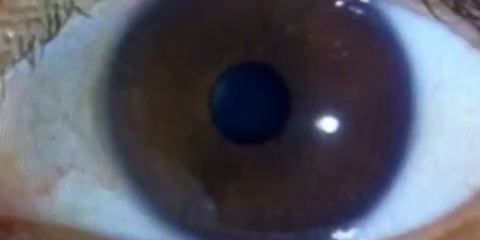
#> input picture frame 33 of IMPACT-WebApp-Deployment/static/Pupil_Input_Videos/APKTest03_Elina.mp4, 480 x 240 px
$ python Histogram_Plotting.py
#> lines starting #> are read from the running program, lines starting #| are printed output that depends on the picture
import numpy as np
import matplotlib.pyplot as plt
import cv2

capture = cv2.VideoCapture('./static/Pupil_Input_Videos/APKTest03_Elina.mp4')

color = 'rgb'
bins = 16
resizeWidth = 480

fig, ax = plt.subplots()
if color == 'rgb':
    ax.set_title('Histogram (RGB)')
else:
    ax.set_title('Histogram (grayscale)')
ax.set_xlabel('Bin')
ax.set_ylabel('Frequency')


# Initialize plot line object(s). Turn on interactive plotting and show plot.
lw = 3
alpha = 0.5
if color == 'rgb':
    lineR, = ax.plot(np.arange(bins), np.zeros((bins,)), c='r', lw=lw, alpha=alpha)
    lineG, = ax.plot(np.arange(bins), np.zeros((bins,)), c='g', lw=lw, alpha=alpha)
    lineB, = ax.plot(np.arange(bins), np.zeros((bins,)), c='b', lw=lw, alpha=alpha)
else:
    lineGray, = ax.plot(np.arange(bins), np.zeros((bins, 1)), c='k', lw=lw)
ax.set_xlim(0, bins-1)
ax.set_ylim(0, 1)
plt.ion()
plt.show()
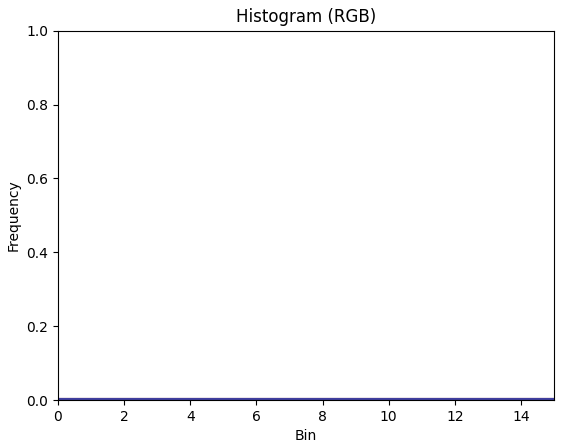
#> figure drawn by matplotlib, 1 panel


# Grab, process, and display video frames. Update plot line object(s).
while True:
    (grabbed, frame) = capture.read()
#> frame is the input picture: shape (240, 480, 3); mean B, G, R 102.2, 90.1, 87.4

    if not grabbed:
        break

    # Resize frame to width, if specified.
    if resizeWidth > 0:
        (height, width) = frame.shape[:2]
#> height = 240; width = 480
        resizeHeight = int(float(resizeWidth / width) * height)
#> resizeHeight = 240
        frame = cv2.resize(frame, (resizeWidth, resizeHeight), interpolation=cv2.INTER_AREA)

        # Normalize histograms based on number of pixels per frame.
        numPixels = np.prod(frame.shape[:2])
#> numPixels = 115200
        if color == 'rgb':
            cv2.imshow('RGB', frame)
            (b, g, r) = cv2.split(frame)
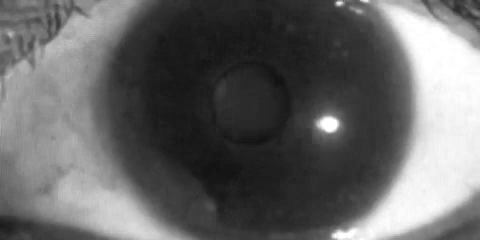
#> b: shape (240, 480); min 16, max 255, mean 102.2
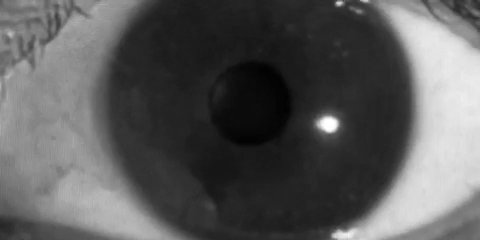
#> g: shape (240, 480); min 2, max 255, mean 90.1
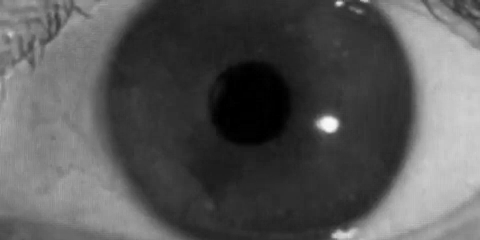
#> r: shape (240, 480); min 0, max 250, mean 87.4
            histogramR = cv2.calcHist([r], [0], None, [bins], [0, 255]) / numPixels
#> histogramR = [0.0451, 0.0312, 0.255, 0.207, 0.0234, 0.0261, 0.031, 0.0748, 0.116, 0.0653, 0.0241, 0.0501, 0.0488, 0.000477, 0.000391, 0.000868]
            histogramG = cv2.calcHist([g], [0], None, [bins], [0, 255]) / numPixels
#> histogramG = [0.0407, 0.138, 0.278, 0.0778, 0.0264, 0.0256, 0.0335, 0.0449, 0.0865, 0.0828, 0.0291, 0.0219, 0.0197, 0.0591, 0.0351, 0.000755]
            histogramB = cv2.calcHist([b], [0], None, [bins], [0, 255]) / numPixels
#> histogramB = [0, 0.138, 0.192, 0.139, 0.0566, 0.0408, 0.0439, 0.041, 0.0489, 0.0754, 0.0463, 0.0257, 0.0202, 0.0146, 0.0293, 0.0762]
            lineR.set_ydata(histogramR)
            lineG.set_ydata(histogramG)
            lineB.set_ydata(histogramB)
        else:
            gray = cv2.cvtColor(frame, cv2.COLOR_BGR2GRAY)
            cv2.imshow('Grayscale', gray)
            histogram = cv2.calcHist([gray], [0], None, [bins], [0, 255]) / numPixels
            lineGray.set_ydata(histogram)
        fig.canvas.draw()

        if cv2.waitKey(1) & 0xFF == ord('q'):
#> (key q is pressed here)
            break

capture.release()
cv2.destroyAllWindows()

$ run again, starting later in the video
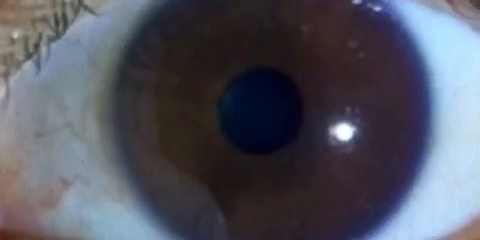
#> input picture frame 148 of IMPACT-WebApp-Deployment/static/Pupil_Input_Videos/APKTest03_Elina.mp4, 480 x 240 px
#> frame is the input picture: shape (240, 480, 3); mean B, G, R 95.6, 84.1, 82.6
#> `(b, g, r) = cv2.split(frame)`:
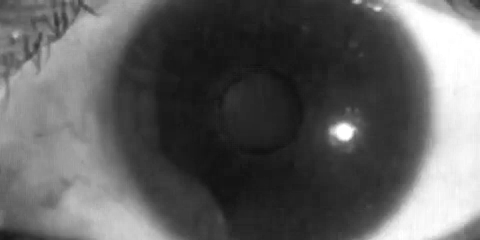
#> b: shape (240, 480); min 16, max 255, mean 95.6
#> `(b, g, r) = cv2.split(frame)`:
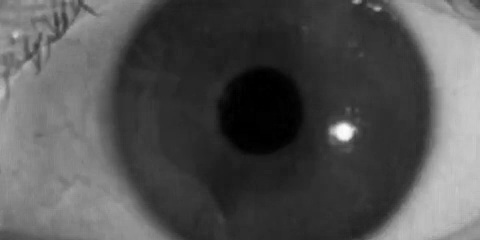
#> r: shape (240, 480); min 0, max 252, mean 82.6
#> histogramR = [0.0491, 0.0427, 0.26, 0.216, 0.0228, 0.0231, 0.0295, 0.0918, 0.119, 0.0429, 0.0216, 0.0558, 0.024, 0.000304, 0.000408, 0.000981]
#> histogramG = [0.0469, 0.167, 0.276, 0.0733, 0.0208, 0.0239, 0.0351, 0.055, 0.111, 0.0536, 0.0247, 0.0131, 0.0172, 0.0565, 0.0245, 0.00079]
#> histogramB = [0, 0.179, 0.19, 0.141, 0.0404, 0.0375, 0.0479, 0.043, 0.0657, 0.067, 0.041, 0.0201, 0.0157, 0.00888, 0.0297, 0.0588]

$ run again, starting later in the video
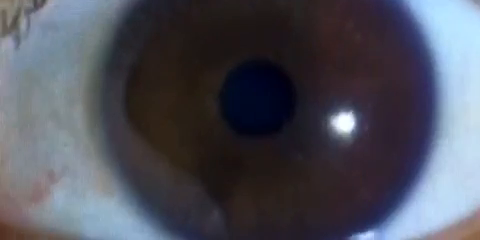
#> input picture frame 264 of IMPACT-WebApp-Deployment/static/Pupil_Input_Videos/APKTest03_Elina.mp4, 480 x 240 px
#> frame is the input picture: shape (240, 480, 3); mean B, G, R 90.6, 79.8, 78.6
#> `(b, g, r) = cv2.split(frame)`:
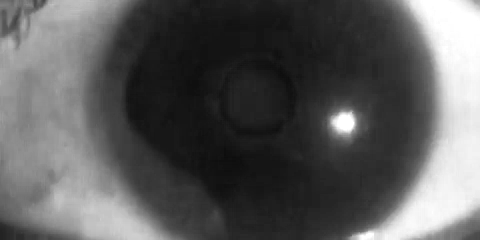
#> b: shape (240, 480); min 13, max 255, mean 90.6
#> `(b, g, r) = cv2.split(frame)`:
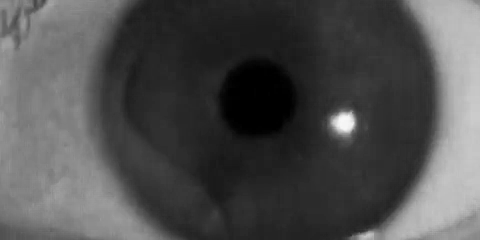
#> r: shape (240, 480); min 0, max 248, mean 78.6
#> histogramR = [0.0413, 0.0892, 0.292, 0.179, 0.0224, 0.0221, 0.0257, 0.0819, 0.109, 0.0416, 0.0174, 0.056, 0.0207, 0.000417, 0.000582, 0.00112]
#> histogramG = [0.0427, 0.232, 0.26, 0.0632, 0.0204, 0.0217, 0.0257, 0.0372, 0.11, 0.0534, 0.0267, 0.0155, 0.0188, 0.0517, 0.0199, 0.000807]
#> histogramB = [0.0023, 0.253, 0.175, 0.109, 0.0475, 0.0315, 0.03, 0.0339, 0.0675, 0.0656, 0.0385, 0.0232, 0.0196, 0.0108, 0.0317, 0.0469]
